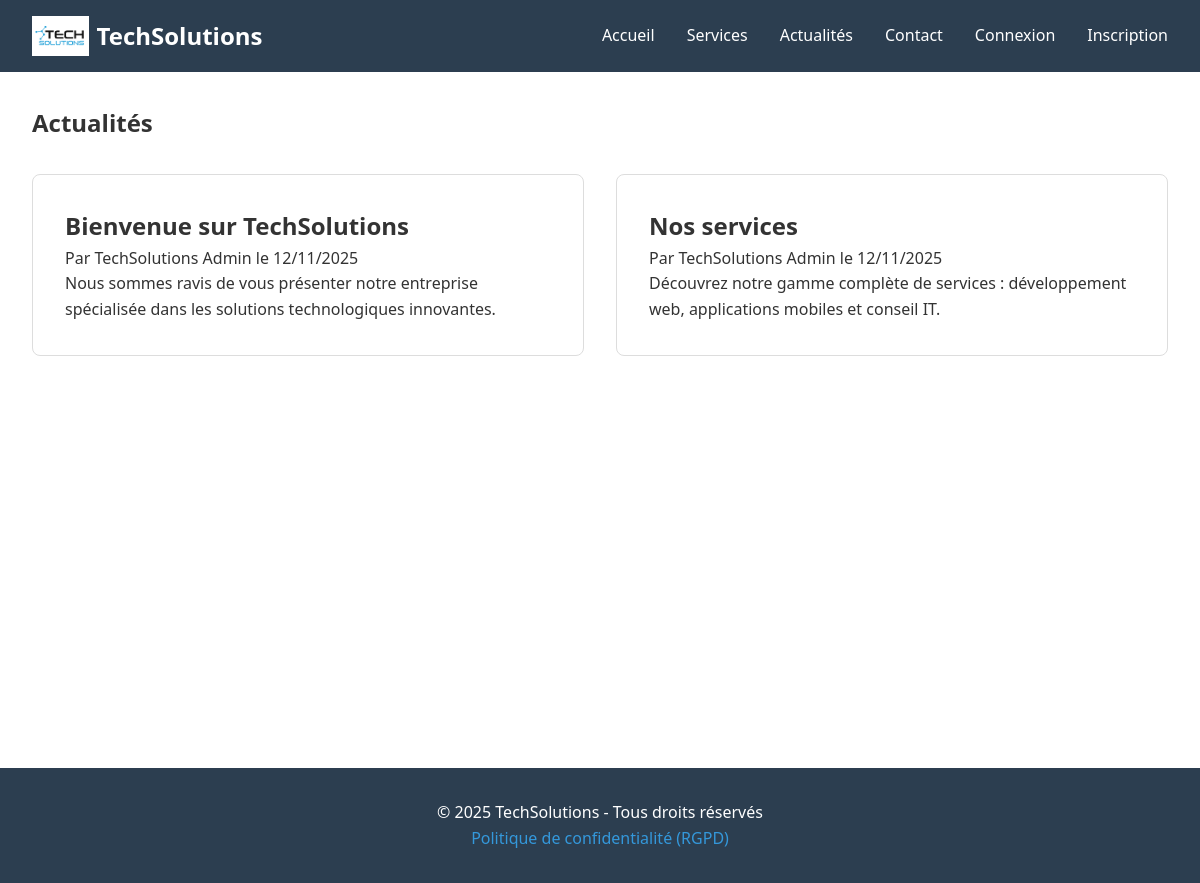
Page /actualites.php on the earlier database version.
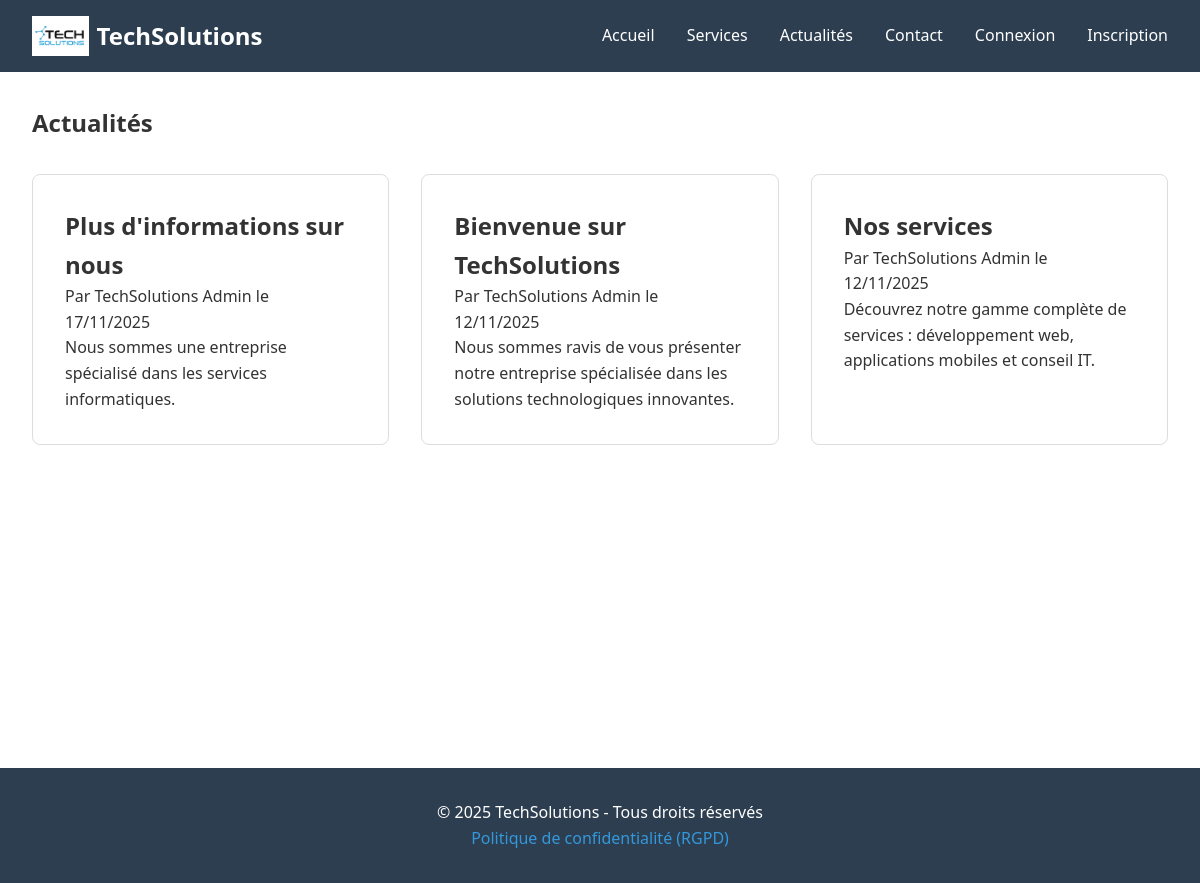
Same page on the later database version.
### tables this page shows
CREATE TABLE `articles` (
  `id` int(11) NOT NULL AUTO_INCREMENT,
  `titre` varchar(255) NOT NULL,
  `contenu` text NOT NULL,
  `auteur_id` int(11) DEFAULT NULL,
  `created_at` timestamp NOT NULL DEFAULT current_timestamp(),
  `updated_at` timestamp NOT NULL DEFAULT current_timestamp() ON UPDATE current_timestamp(),
  PRIMARY KEY (`id`),
  KEY `auteur_id` (`auteur_id`),
  CONSTRAINT `articles_ibfk_1` FOREIGN KEY (`auteur_id`) REFERENCES `users` (`id`) ON DELETE SET NULL
);

CREATE TABLE `users` (
  `id` int(11) NOT NULL AUTO_INCREMENT,
  `email` varchar(255) NOT NULL,
  `password` varchar(255) NOT NULL,
  `nom` varchar(100) NOT NULL,
  `prenom` varchar(100) NOT NULL,
  `telephone` varchar(20) DEFAULT NULL,
  `role` enum('admin','client') DEFAULT 'client',
  `consent_date` datetime DEFAULT NULL,
  `created_at` timestamp NOT NULL DEFAULT current_timestamp(),
  `updated_at` timestamp NOT NULL DEFAULT current_timestamp() ON UPDATE current_timestamp(),
  PRIMARY KEY (`id`),
  UNIQUE KEY `email` (`email`)
);

### actualites.php (the view)
<?php
require_once 'config/database.php';
$stmt = $pdo->query("SELECT a.*, u.prenom, u.nom FROM articles a
                     LEFT JOIN users u ON a.auteur_id = u.id
                     ORDER BY a.created_at DESC");
$articles = $stmt->fetchAll();
?>
<?php include 'includes/header.php'; ?>
<section class="actualites">
    <h1>Actualités</h1>
    <?php if(empty($articles)): ?>
        <p>Aucune actualité pour le moment.</p>
    <?php else: ?>
        <div class="articles-grid">
            <?php foreach($articles as $article): ?>
                <article class="article-card">
                    <h2><?= htmlspecialchars($article['titre']) ?></h2>
                    <p class="meta">
                        Par <?= htmlspecialchars($article['prenom'] . ' ' . $article['nom']) ?>
                        le <?= date('d/m/Y', strtotime($article['created_at'])) ?>
                    </p>
                    <p><?= nl2br(htmlspecialchars($article['contenu'])) ?></p>
                </article>
            <?php endforeach; ?>
        </div>
    <?php endif; ?>
</section>
<?php include 'includes/footer.php'; ?>

Differences in the rows shown:
added articles: titre "Plus d'informations sur nous", auteur.nom "TechSolutions Admin", created_at "17/11/2025", contenu "Nous sommes une entreprise spécialisé dans les services informatiques."
